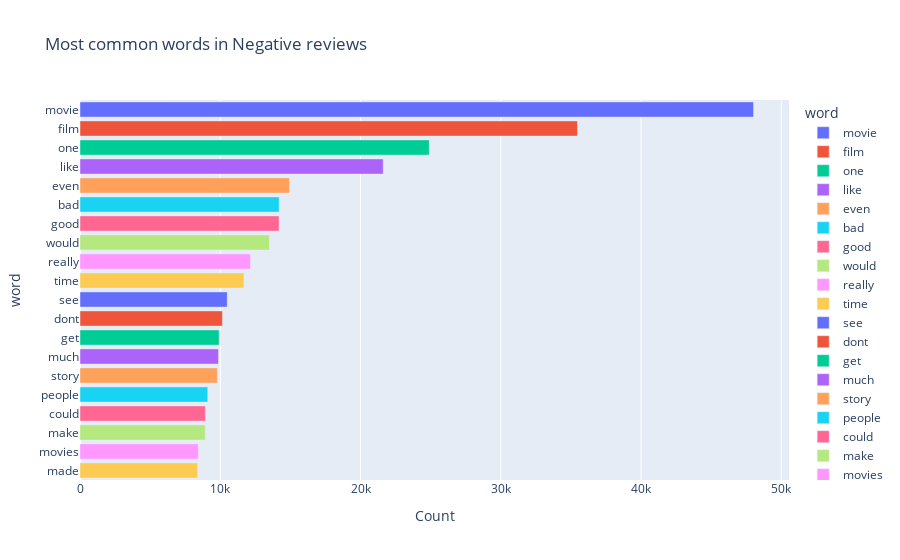

The notebook cell this image was saved under:
### Code cell
px.bar(neg_words, x='Count', y='word', title='Most common words in Negative reviews', color='word')

### Figure 1 — Plotly figure (JSON) as saved in the notebook; plotly's stock layout.template omitted (floating-point values rounded to 4 significant figures)
{"data": [{"alignmentgroup": "True", "hovertemplate": "word=%{y}<br>Count=%{x}<extra></extra>", "legendgroup": "movie", "marker": {"color": "#636efa", "pattern": {"shape": ""}}, "name": "movie", "offsetgroup": "movie", "orientation": "h", "showlegend": true, "textposition": "auto", "type": "bar", "x": [48022], "xaxis": "x", "y": ["movie"], "yaxis": "y"}, {"alignmentgroup": "True", "hovertemplate": "word=%{y}<br>Count=%{x}<extra></extra>", "legendgroup": "film", "marker": {"color": "#EF553B", "pattern": {"shape": ""}}, "name": "film", "offsetgroup": "film", "orientation": "h", "showlegend": true, "textposition": "auto", "type": "bar", "x": [35468], "xaxis": "x", "y": ["film"], "yaxis": "y"}, {"alignmentgroup": "True", "hovertemplate": "word=%{y}<br>Count=%{x}<extra></extra>", "legendgroup": "one", "marker": {"color": "#00cc96", "pattern": {"shape": ""}}, "name": "one", "offsetgroup": "one", "orientation": "h", "showlegend": true, "textposition": "auto", "type": "bar", "x": [24901], "xaxis": "x", "y": ["one"], "yaxis": "y"}, {"alignmentgroup": "True", "hovertemplate": "word=%{y}<br>Count=%{x}<extra></extra>", "legendgroup": "like", "marker": {"color": "#ab63fa", "pattern": {"shape": ""}}, "name": "like", "offsetgroup": "like", "orientation": "h", "showlegend": true, "textposition": "auto", "type": "bar", "x": [21619], "xaxis": "x", "y": ["like"], "yaxis": "y"}, {"alignmentgroup": "True", "hovertemplate": "word=%{y}<br>Count=%{x}<extra></extra>", "legendgroup": "even", "marker": {"color": "#FFA15A", "pattern": {"shape": ""}}, "name": "even", "offsetgroup": "even", "orientation": "h", "showlegend": true, "textposition": "auto", "type": "bar", "x": [14938], "xaxis": "x", "y": ["even"], "yaxis": "y"}, {"alignmentgroup": "True", "hovertemplate": "word=%{y}<br>Count=%{x}<extra></extra>", "legendgroup": "bad", "marker": {"color": "#19d3f3", "pattern": {"shape": ""}}, "name": "bad", "offsetgroup": "bad", "orientation": "h", "showlegend": true, "textposition": "auto", "type": "bar", "x": [14196], "xaxis": "x", "y": ["bad"], "yaxis": "y"}, {"alignmentgroup": "True", "hovertemplate": "word=%{y}<br>Count=%{x}<extra></extra>", "legendgroup": "good", "marker": {"color": "#FF6692", "pattern": {"shape": ""}}, "name": "good", "offsetgroup": "good", "orientation": "h", "showlegend": true, "textposition": "auto", "type": "bar", "x": [14193], "xaxis": "x", "y": ["good"], "yaxis": "y"}, {"alignmentgroup": "True", "hovertemplate": "word=%{y}<br>Count=%{x}<extra></extra>", "legendgroup": "would", "marker": {"color": "#B6E880", "pattern": {"shape": ""}}, "name": "would", "offsetgroup": "would", "orientation": "h", "showlegend": true, "textposition": "auto", "type": "bar", "x": [13502], "xaxis": "x", "y": ["would"], "yaxis": "y"}, {"alignmentgroup": "True", "hovertemplate": "word=%{y}<br>Count=%{x}<extra></extra>", "legendgroup": "really", "marker": {"color": "#FF97FF", "pattern": {"shape": ""}}, "name": "really", "offsetgroup": "really", "orientation": "h", "showlegend": true, "textposition": "auto", "type": "bar", "x": [12155], "xaxis": "x", "y": ["really"], "yaxis": "y"}, {"alignmentgroup": "True", "hovertemplate": "word=%{y}<br>Count=%{x}<extra></extra>", "legendgroup": "time", "marker": {"color": "#FECB52", "pattern": {"shape": ""}}, "name": "time", "offsetgroup": "time", "orientation": "h", "showlegend": true, "textposition": "auto", "type": "bar", "x": [11688], "xaxis": "x", "y": ["time"], "yaxis": "y"}, {"alignmentgroup": "True", "hovertemplate": "word=%{y}<br>Count=%{x}<extra></extra>", "legendgroup": "see", "marker": {"color": "#636efa", "pattern": {"shape": ""}}, "name": "see", "offsetgroup": "see", "orientation": "h", "showlegend": true, "textposition": "auto", "type": "bar", "x": [10498], "xaxis": "x", "y": ["see"], "yaxis": "y"}, {"alignmentgroup": "True", "hovertemplate": "word=%{y}<br>Count=%{x}<extra></extra>", "legendgroup": "dont", "marker": {"color": "#EF553B", "pattern": {"shape": ""}}, "name": "dont", "offsetgroup": "dont", "orientation": "h", "showlegend": true, "textposition": "auto", "type": "bar", "x": [10157], "xaxis": "x", "y": ["dont"], "yaxis": "y"}, {"alignmentgroup": "True", "hovertemplate": "word=%{y}<br>Count=%{x}<extra></extra>", "legendgroup": "get", "marker": {"color": "#00cc96", "pattern": {"shape": ""}}, "name": "get", "offsetgroup": "get", "orientation": "h", "showlegend": true, "textposition": "auto", "type": "bar", "x": [9920], "xaxis": "x", "y": ["get"], "yaxis": "y"}, {"alignmentgroup": "True", "hovertemplate": "word=%{y}<br>Count=%{x}<extra></extra>", "legendgroup": "much", "marker": {"color": "#ab63fa", "pattern": {"shape": ""}}, "name": "much", "offsetgroup": "much", "orientation": "h", "showlegend": true, "textposition": "auto", "type": "bar", "x": [9872], "xaxis": "x", "y": ["much"], "yaxis": "y"}, {"alignmentgroup": "True", "hovertemplate": "word=%{y}<br>Count=%{x}<extra></extra>", "legendgroup": "story", "marker": {"color": "#FFA15A", "pattern": {"shape": ""}}, "name": "story", "offsetgroup": "story", "orientation": "h", "showlegend": true, "textposition": "auto", "type": "bar", "x": [9792], "xaxis": "x", "y": ["story"], "yaxis": "y"}, {"alignmentgroup": "True", "hovertemplate": "word=%{y}<br>Count=%{x}<extra></extra>", "legendgroup": "people", "marker": {"color": "#19d3f3", "pattern": {"shape": ""}}, "name": "people", "offsetgroup": "people", "orientation": "h", "showlegend": true, "textposition": "auto", "type": "bar", "x": [9108], "xaxis": "x", "y": ["people"], "yaxis": "y"}, {"alignmentgroup": "True", "hovertemplate": "word=%{y}<br>Count=%{x}<extra></extra>", "legendgroup": "could", "marker": {"color": "#FF6692", "pattern": {"shape": ""}}, "name": "could", "offsetgroup": "could", "orientation": "h", "showlegend": true, "textposition": "auto", "type": "bar", "x": [8939], "xaxis": "x", "y": ["could"], "yaxis": "y"}, {"alignmentgroup": "True", "hovertemplate": "word=%{y}<br>Count=%{x}<extra></extra>", "legendgroup": "make", "marker": {"color": "#B6E880", "pattern": {"shape": ""}}, "name": "make", "offsetgroup": "make", "orientation": "h", "showlegend": true, "textposition": "auto", "type": "bar", "x": [8928], "xaxis": "x", "y": ["make"], "yaxis": "y"}, {"alignmentgroup": "True", "hovertemplate": "word=%{y}<br>Count=%{x}<extra></extra>", "legendgroup": "movies", "marker": {"color": "#FF97FF", "pattern": {"shape": ""}}, "name": "movies", "offsetgroup": "movies", "orientation": "h", "showlegend": true, "textposition": "auto", "type": "bar", "x": [8435], "xaxis": "x", "y": ["movies"], "yaxis": "y"}, {"alignmentgroup": "True", "hovertemplate": "word=%{y}<br>Count=%{x}<extra></extra>", "legendgroup": "made", "marker": {"color": "#FECB52", "pattern": {"shape": ""}}, "name": "made", "offsetgroup": "made", "orientation": "h", "showlegend": true, "textposition": "auto", "type": "bar", "x": [8379], "xaxis": "x", "y": ["made"], "yaxis": "y"}], "layout": {"barmode": "relative", "legend": {"title": {"text": "word"}, "tracegroupgap": 0}, "title": {"text": "Most common words in Negative reviews"}, "xaxis": {"anchor": "y", "domain": [0, 1], "title": {"text": "Count"}}, "yaxis": {"anchor": "x", "categoryarray": ["made", "movies", "make", "could", "people", "story", "much", "get", "dont", "see", "time", "really", "would", "good", "bad", "even", "like", "one", "film", "movie"], "categoryorder": "array", "domain": [0, 1], "title": {"text": "word"}}}}
